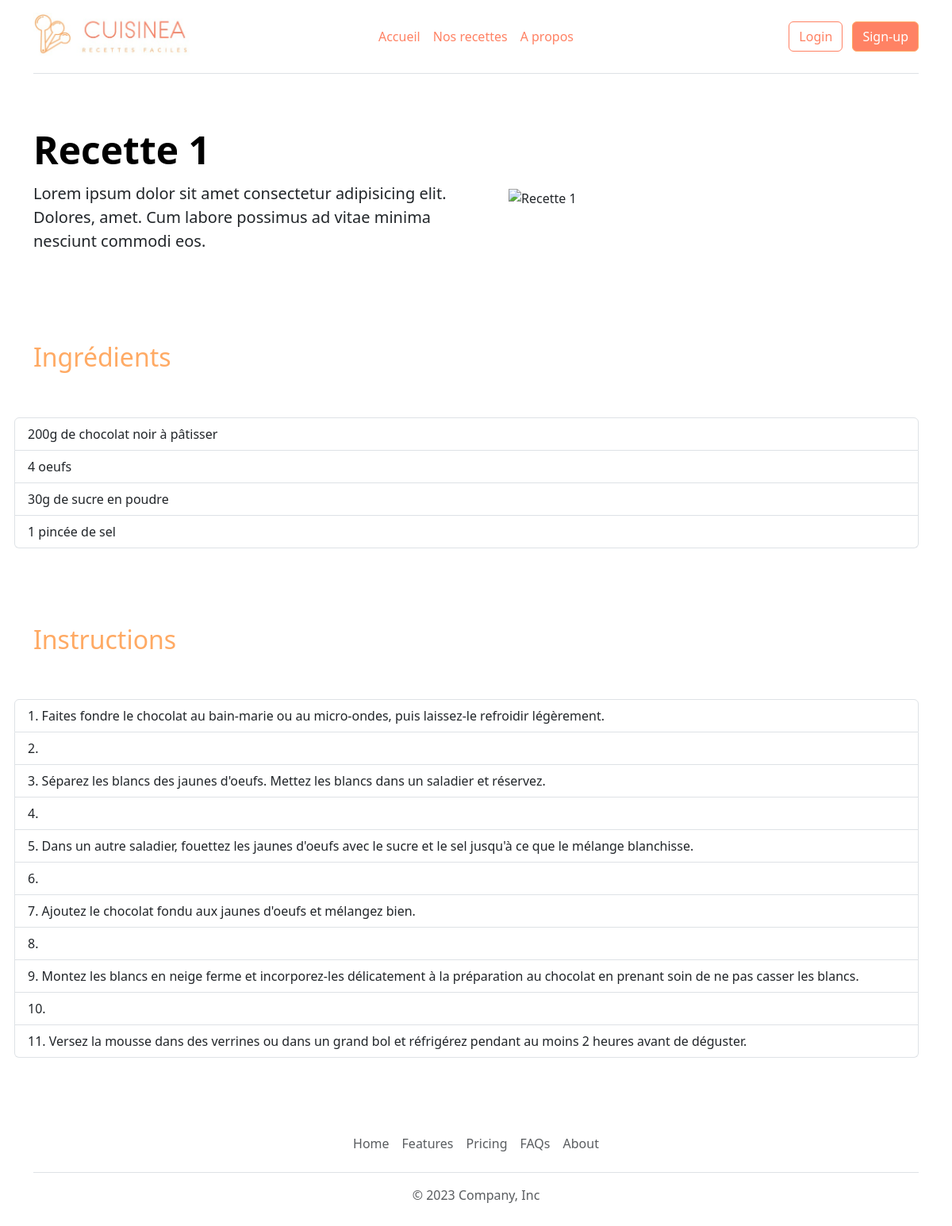
Page /recette.php?id=1 on the committed database.
### tables this page shows
CREATE TABLE IF NOT EXISTS `recipes` (
  `id` int(11) NOT NULL AUTO_INCREMENT,
  `category_id` int(11) NOT NULL,
  `title` varchar(255) NOT NULL,
  `description` text NOT NULL,
  `ingredients` text NOT NULL,
  `instructions` text NOT NULL,
  `image` varchar(255) DEFAULT NULL,
  PRIMARY KEY (`id`),
  KEY `category_id` (`category_id`)
);

### lib/recipe.php (called while the page is built, shortened)
<?php
function getRecipeById(PDO $pdo, int $id) {
    $query = $pdo->prepare("SELECT * FROM recipes WHERE id = :id");
    $query->bindValue(':id', $id, PDO::PARAM_INT);
    $query->execute();
    return $query->fetch(PDO::FETCH_ASSOC);
}

### recette.php (the view)
<?php
require_once "lib/pdo.php";
require_once "lib/recipe.php";
require_once "templates/header.php";
$id = (int)$_GET['id'];
$recipe = getRecipeById($pdo, $id);
$ingredients = explode("\n", $recipe["ingredients"]);
$instructions = explode("\n", $recipe["instructions"]);
?>
<div class="row flex-lg-row-reverse align-items-center g-5 py-5">
    <div class="col-10 col-sm-8 col-lg-6">
        <img src="uploads/recipes/<?= $recipe["image"]; ?>" class="d-block mx-lg-auto img-fluid" alt="<?= $recipe["title"]; ?>" width="500" loading="lazy">
    </div>
    <div class="col-lg-6">
        <h1 class="display-5 fw-bold text-body-emphasis lh-1 mb-3"><?= $recipe["title"]; ?></h1>
        <p class="lead"><?= $recipe["description"]; ?></p>
    </div>
</div>
<div class="row flex-lg-row-reverse align-items-center g-5 py-5">
    <h2>Ingrédients</h2>
    <ul class="list-group">
        <?php foreach ($ingredients as $ingredient) { ?>
            <li class="list-group-item"><?=$ingredient; ?></li>
        <?php } ?>
    </ul>
</div>
<div class="row flex-lg-row-reverse align-items-center g-5 py-5">
    <h2>Instructions</h2>
    <ol class="list-group list-group-numbered">
        <?php foreach ($instructions as $instruction) { ?>
            <li class="list-group-item"><?=$instruction; ?></li>
        <?php } ?>
    </ol>
</div>
<?php require_once "templates/footer.php"; ?>

### templates/header.php (shortened to what this page needs)
<?php
    $mainMenu = [
        'index.php' => 'Accueil',
        'nos-recettes.php' => 'Nos recettes',
        'a-propos.php' => 'A propos',
    ];
?>
<!DOCTYPE html>
<html lang="en">
<head>
    <link href="https://cdn.jsdelivr.net/npm/bootstrap@5.3.0-alpha3/dist/css/bootstrap.min.css" rel="stylesheet">
    <link rel="stylesheet" href="assets/css/override-bootstrap.css">
</head>
<body>
    <div class="container">
        <header class="d-flex flex-wrap align-items-center justify-content-center justify-content-md-between py-3 mb-4 border-bottom">
            <div class="col-md-3 mb-2 mb-md-0">
                <a href="index.php" class="d-inline-flex link-body-emphasis text-decoration-none">
                    <img width="200" src="assets/images/logo-cuisinea-horizontal.jpg" alt="Logo Cuisinea">
                </a>
            </div>
            <ul class="nav nav-pills">
                <?php foreach($mainMenu as $page=>$titre) { ?>
                    <li><a href="<?=$page;?>" class="<?php if (basename($_SERVER["SCRIPT_NAME"]) === $page) { echo 'active';} ?> nav-link px-2"><?=$titre; ?></a></li>
                <?php } ?>
            </ul>
            <div class="col-md-3 text-end">
                <button type="button" class="btn btn-outline-primary me-2">Login</button>
                <button type="button" class="btn btn-primary">Sign-up</button>
            </div>
        </header>
        <main>

### templates/footer.php
</main>
<footer class="py-3 my-4">
    <ul class="nav justify-content-center border-bottom pb-3 mb-3">
        <li class="nav-item"><a href="#" class="nav-link px-2 text-body-secondary">Home</a></li>
        <li class="nav-item"><a href="#" class="nav-link px-2 text-body-secondary">Features</a></li>
        <li class="nav-item"><a href="#" class="nav-link px-2 text-body-secondary">Pricing</a></li>
        <li class="nav-item"><a href="#" class="nav-link px-2 text-body-secondary">FAQs</a></li>
        <li class="nav-item"><a href="#" class="nav-link px-2 text-body-secondary">About</a></li>
    </ul>
    <p class="text-center text-body-secondary">© 2023 Company, Inc</p>
</footer>
</div>
</body>
</html>

### rows in the picture
recipes: title "Recette 1", description "Lorem ipsum dolor sit amet consectetur adipisicing elit. Dolores, amet. Cum labore possimus ad vitae minima nesciunt commodi eos.", ingredients "200g de chocolat noir à pâtisser", ingredients "4 oeufs", ingredients "30g de sucre en poudre", ingredients "1 pincée de sel", instructions "Faites fondre le chocolat au bain-marie ou au micro-ondes, puis laissez-le refroidir légèrement.", instructions "Séparez les blancs des jaunes d'oeufs. Mettez les blancs dans un saladier et réservez.", instructions "Dans un autre saladier, fouettez les jaunes d'oeufs avec le sucre et le sel jusqu'à ce que le mélange blanchisse.", instructions "Ajoutez le chocolat fondu aux jaunes d'oeufs et mélangez bien.", instructions "Montez les blancs en neige ferme et incorporez-les délicatement à la préparation au chocolat en prenant soin de ne pas casser les blancs.", instructions "Versez la mousse dans des verrines ou dans un grand bol et réfrigérez pendant au moins 2 heures avant de déguster."

### other values in the picture
$titre "Accueil"
$titre "Nos recettes"
$titre "A propos"
